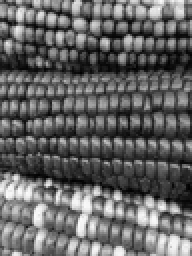
%> input picture sp_noise/Image2.png, 96 x 128 px, shrunk from 312 x 415 before the run (shown 2 times larger)
$ octave tp.m   (GNU Octave 9; MATLAB toolbox functions it lacks are replaced by stand-ins)
%> lines starting %> are read from the running program, lines starting %| are printed output that depends on the picture
%clear %close all;
clc;
%clear all;

% Reading image as input
%img = (65/255)*b;
I = imread('C:\Users\jaina\Google Drive\Class\5th Sem\PRP\Assignment4\NLMeansDenoising\sp_noise\Image2.png');
%> I is the input picture: size 128x96x3 uint8; min 0, max 252, mean 100
Img = I(:,:,3);%rgb2gray(I);
%map=colormap(I);
[m,n] = size(Img);
%> m = 128; n = 96

f=2;
%neighborhood window size = 2f+1 , ie 5x5
t=3;
% similarity window size = 2t+1 , ie 7x7

% Making gaussian kernel
su=1;          %standard deviation of gaussian kernel
sm=0;          % sum of all kernel elements (for normalization)
ks= 2*f+1;     % size of kernel (same as neighborhood window size)
% Initiating kernel
ker = zeros(ks,ks);
for x=1:ks
    for y=1:ks
        ab = x-f-1;   %horizontal distance of pixel from center(f+1, f+1)
        cd = y-f-1;   % vertical distance of pixel from center (f+1, f+1)
        ker(x,y) = 100*exp(((ab*ab)+(cd*cd) + 2*ab*cd)/(-2*(su*su)));
        sm = sm + ker(x,y);
    end
end
kernel = ker ./ f;
kernel = kernel / sm;   % normalization


noisex = Img;
noisy = double(noisex);

% Assign a clear output image
cleared = zeros(m,n);

%Degree of filtering
h=40;
% Replicate boundaries of noisy image
noisy2 = padarray(noisy,[f,f],'symmetric');
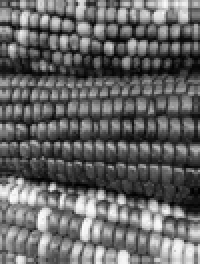
%> noisy2: size 132x100 double (shown 2 times larger); min 0, max 252, mean 101.3

% Now we'll calculate ouput for each pixel
for i=1:m
    for j=1:n
        im = i+f;   % to compensate for shift due to padarray function
        jn= j+f;
        % neighborhood of concerned pixel (similarity window)
        W1 = noisy2(im-f:im+f , jn-f:jn+f);
        % BOundaries of similarity window for that pixel
        rmin = max(im-t, f+1);
        rmax = min(im+t, m+f);
        smin = max(jn-t, f+1);
        smax = min(jn+t, n+f);
        % Calculate weighted average next
        NL=0;    % same as cleared (i,j) but for simplicity
        Z =0;    % sum of all s(i,j)
        % Run loop through all the pixels in similarity window
        for r=rmin:rmax
            for s=smin:smax
                % neighborhood of pixel 'j' being compared for similarity
                W2 = noisy2(r-f:r+f, s-f:s+f);
                % square of weighted euclidian distances
                d2 = sum(sum(kernel.*(W1-W2).*(W1-W2)));
                if i == 100 && j == 100
                    d2
                end
                % weight of similarity between both pixels : s(i,j)
                sij = exp(-d2/(h*h));
                % update Z and NL
                Z = Z + sij;
                NL = NL + (sij*noisy2(r,s));
            end
        end
        % normalization of NL

        if i == 100 && j == 100
            disp(NL);
            disp(Z);
        end
        cleared(i,j) = NL/Z;
    end
end
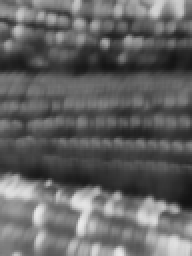
%> cleared: size 128x96 double (shown 2 times larger); min 18.05, max 234, mean 99.1
% convert cleared to uint8
cleared = uint8(cleared);
%> cleared: size 128x96 uint8


% show results
figure(1);
set(gcf, 'Position', get(0,'ScreenSize'));
subplot(1,2,1),imshow(noisex),title('noisy Image');
subplot(1,2,2),imshow(cleared),title('output of NL means filter');
immse(noisex,cleared)
%> ans = 696.5
